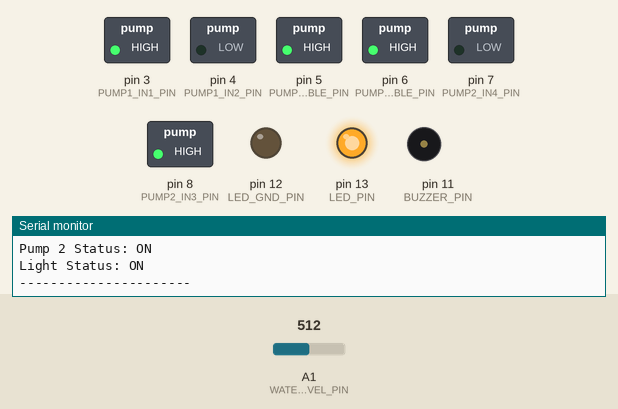
Bench run of a sketch on a simulated Arduino Uno, built with avr-gcc and run on an emulated ATmega328P. Shown: switched loads named in the sketch (green lamp = pin HIGH), output pins drawn as LEDs (lit = HIGH), buzzer (waves = sounding, pin HIGH), the last lines printed to the serial monitor. The inputs (shaded band) are chosen by the test bench; at power-on: A1 (WATER_LEVEL_PIN) = 512. The local clock reads 2024-03-15 10:24:30 at power-on unless the sketch sets it.

Above: at 3.0 s.
3.1 s: A1 (WATER_LEVEL_PIN) set to 130
5.9 s: A1 (WATER_LEVEL_PIN) set to 114
At 6.7 s:
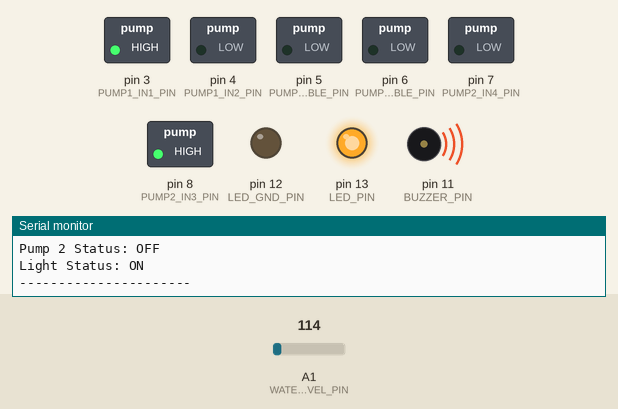
8.7 s: A1 (WATER_LEVEL_PIN) set to 122
At 11.9 s:
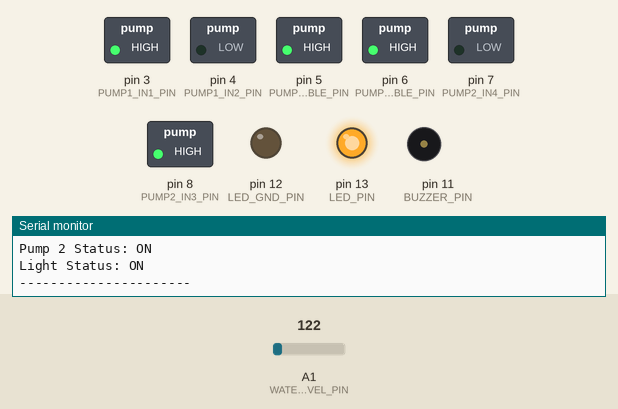
12.2 s: A1 (WATER_LEVEL_PIN) set to 10
At 14.1 s:
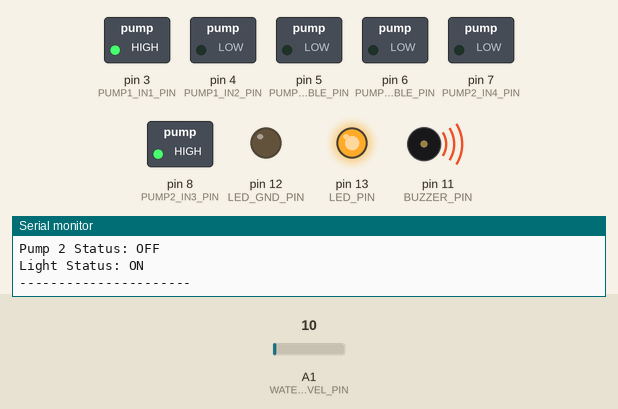
Timing chart, 0 to 15.6 s (numbered marks = the images above; inputs shaded):
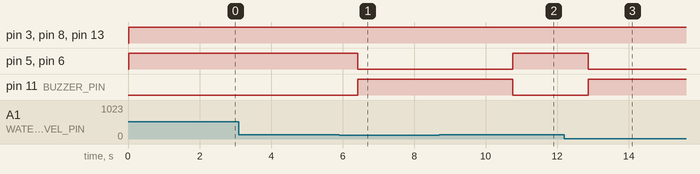

Measured:
- the behaviour switches between 120 and 119 on A1 (WATER_LEVEL_PIN) (found by bisection; images 0 and 1)
- after the input at 5.9 s, pin 5 (PUMP1_ENABLE_PIN), pin 6 (PUMP2_ENABLE_PIN): HIGH → LOW after 0.53 s; pin 11 (BUZZER_PIN): LOW → HIGH after 0.53 s
- after the input at 8.7 s, pin 5 (PUMP1_ENABLE_PIN), pin 6 (PUMP2_ENABLE_PIN): LOW → HIGH after 2.1 s; pin 11 (BUZZER_PIN): HIGH → LOW after 2.1 s
- after the input at 12.2 s, pin 5 (PUMP1_ENABLE_PIN), pin 6 (PUMP2_ENABLE_PIN): HIGH → LOW after 0.67 s; pin 11 (BUZZER_PIN): LOW → HIGH after 0.67 s

The sketch:

timer_aquaponics_water_alert.ino
```cpp
/*
  Aquaponics Automation System (V5.2 - Improved Status Reporting)

  This sketch controls an aquaponics setup with two pumps using an Arduino Uno.
  This version includes more reliable status tracking and reporting.

  Features:
  1. Water Level Sensing:
     - Uses an Analog Water Level Sensor to monitor the water level.
     - If the water level falls below a set threshold (20% full), it deactivates both pumps and sounds an alarm.
  2. Dual Pump Control:
     - An L293D Motor Driver module controls two 12V DC water pumps.
     - The pumps run continuously unless the water level is critically low.
  3. Automated Lighting:
     - Uses a DS3231 Real-Time Clock (RTC) module to track time.
     - An LED grow light is switched on at 8:00 AM and off at 4:00 PM (16:00).
  4. Alarm System:
     - A buzzer activates when the water level is too low.

  Hardware Required:
  - Arduino Uno
  - Analog Water Level Sensor
  - L293D Motor Driver Module
  - Two 12V DC Water Pumps
  - 12V Power Supply (for the L293D and pumps)
  - DS3231 RTC Module
  - Active or Passive Buzzer
  - LED (or a relay to control a larger grow light)
  - Jumper Wires
  - Breadboard

  Wiring Connections:
  - Analog Water Level Sensor:
    - S (Signal) -> A1 on Arduino
    - + (VCC)   -> 5V on Arduino
    - - (GND)   -> GND on Arduino
  - L293D Motor Driver Module:
    - VCC / Vmotor -> Positive (+) terminal of your 12V Power Supply
    - 5V / Vlogic  -> 5V on Arduino
    - GND          -> Negative (-) terminal of your 12V Power Supply AND a GND pin on Arduino (for common ground)
    - ENA (Enable A) -> Pin 5 (PWM Pin) on Arduino
    - IN1            -> Pin 3 on Arduino
    - IN2            -> Pin 4 on Arduino
    - ENB (Enable B) -> Pin 6 (PWM Pin) on Arduino
    - IN3            -> Pin 8 on Arduino
    - IN4            -> Pin 7 on Arduino
    - OUT1 & OUT2    -> Connect to your first 12V DC Water Pump
    - OUT3 & OUT4    -> Connect to your second 12V DC Water Pump
  - Buzzer:
    - Positive (+) -> Pin 11
    - Negative (-) -> GND on Arduino
  - LED:
    - Positive (long leg) -> Pin 13
    - Negative (short leg) -> Pin 12 (This pin is configured as a virtual GND)
  - RTC Module (DS3231):
    - VCC -> 5V on Arduino
    - GND -> GND on Arduino
    - SDA -> A4 (SDA) on Arduino
    - SCL -> A5 (SCL) on Arduino

  Libraries to Install:
  - "RTClib" by Adafruit. You can install this from the Arduino IDE Library Manager.
*/

// Include necessary libraries
#include <Wire.h>
#include "RTClib.h"

// Create an RTC object
RTC_DS3231 rtc;

// --- Pin Definitions ---
// Pump 1 (Motor A on L293D)
const int PUMP1_IN1_PIN = 3;  // L293D Motor Driver Input 1
const int PUMP1_IN2_PIN = 4;  // L293D Motor Driver Input 2
const int PUMP1_ENABLE_PIN = 5; // L293D Enable Pin for Motor A (must be PWM)

// Pump 2 (Motor B on L293D)
const int PUMP2_IN3_PIN = 8;  // L293D Motor Driver Input 3
const int PUMP2_IN4_PIN = 7;  // L293D Motor Driver Input 4
const int PUMP2_ENABLE_PIN = 6; // L293D Enable Pin for Motor B (must be PWM)

// Other Components
const int BUZZER_PIN = 11;     // Pin connected to the buzzer
const int LED_PIN = 13;        // Pin connected to the LED grow light (provides power)
const int LED_GND_PIN = 12;   // Digital pin used as ground for the LED
const int WATER_LEVEL_PIN = A1; // Analog pin for the water level sensor

// --- System Configuration ---
// Water Level Sensor Calibration
const int SENSOR_DRY_VALUE = 0;    // Raw analog reading when sensor is dry
const int SENSOR_WET_VALUE = 600;  // Raw analog reading when sensor is at max water level
const int LOW_WATER_THRESHOLD_PERCENT = 20; // Alert when water is below 20%

// --- Global State Variables for Accurate Reporting ---
int waterLevelPercent;
int rawWaterLevel;
bool pump1_is_on = false;
bool pump2_is_on = false;
bool light_is_on = false;

void setup() {
  // Start serial communication for debugging purposes
  Serial.begin(9600);
  Serial.println("Aquaponics Control System Initializing...");

  // Initialize the RTC module
  if (!rtc.begin()) {
    Serial.println("Couldn't find RTC! Check wiring.");
    while (1); // Halt the program if RTC is not found
  }

  // NOTE: The time should be set using a separate sketch.

  // Set pin modes
  pinMode(PUMP1_IN1_PIN, OUTPUT);
  pinMode(PUMP1_IN2_PIN, OUTPUT);
  pinMode(PUMP1_ENABLE_PIN, OUTPUT);
  pinMode(PUMP2_IN3_PIN, OUTPUT);
  pinMode(PUMP2_IN4_PIN, OUTPUT);
  pinMode(PUMP2_ENABLE_PIN, OUTPUT);
  pinMode(BUZZER_PIN, OUTPUT);
  pinMode(LED_PIN, OUTPUT);
  pinMode(LED_GND_PIN, OUTPUT); // Set pin 12 as an output

  // Set initial states
  digitalWrite(BUZZER_PIN, LOW);    // Buzzer off
  digitalWrite(LED_PIN, LOW);       // LED off
  digitalWrite(LED_GND_PIN, LOW);   // Set pin 12 to LOW to act as ground

  // Stop both pumps initially
  analogWrite(PUMP1_ENABLE_PIN, 0); // Disable motor 1 output
  analogWrite(PUMP2_ENABLE_PIN, 0); // Disable motor 2 output

  Serial.println("Initialization complete. System is running.");
}

void loop() {
  // --- Main Tasks ---
  readWaterLevel();
  controlPumpsAndBuzzer();
  controlLighting();
  printStatus();
  delay(2000);
}

// --- Function to read water level from the analog sensor ---
void readWaterLevel() {
  rawWaterLevel = analogRead(WATER_LEVEL_PIN);
  waterLevelPercent = map(rawWaterLevel, SENSOR_DRY_VALUE, SENSOR_WET_VALUE, 0, 100);
  waterLevelPercent = constrain(waterLevelPercent, 0, 100);
}

// --- Function to control the pumps and buzzer ---
void controlPumpsAndBuzzer() {
  if (waterLevelPercent < LOW_WATER_THRESHOLD_PERCENT) {
    // Water level is LOW
    Serial.println("ALERT: Water level is low! Turning off pumps.");

    // Turn both pumps OFF by disabling their channels
    analogWrite(PUMP1_ENABLE_PIN, 0);
    analogWrite(PUMP2_ENABLE_PIN, 0);
    pump1_is_on = false;
    pump2_is_on = false;

    // Turn the buzzer ON
    digitalWrite(BUZZER_PIN, HIGH);

  } else {
    // Water level is OK

    // Set pump 1 direction to forward and turn ON at full speed
    digitalWrite(PUMP1_IN1_PIN, HIGH);
    digitalWrite(PUMP1_IN2_PIN, LOW);
    analogWrite(PUMP1_ENABLE_PIN, 255);
    pump1_is_on = true;

    // Set pump 2 direction to forward and turn ON at full speed
    digitalWrite(PUMP2_IN3_PIN, HIGH);
    digitalWrite(PUMP2_IN4_PIN, LOW);
    analogWrite(PUMP2_ENABLE_PIN, 255);
    pump2_is_on = true;

    // Turn the buzzer OFF
    digitalWrite(BUZZER_PIN, LOW);
  }
}

// --- Function to control the lighting schedule (Daytime 8AM - 4PM) ---
void controlLighting() {
  DateTime now = rtc.now();

  // Define on/off times in minutes from midnight for daytime schedule
  const int lightOnTimeMinutes = 8 * 60;   // 8:00 AM = 480 minutes
  const int lightOffTimeMinutes = 16 * 60; // 4:00 PM = 960 minutes

  int currentTimeMinutes = now.hour() * 60 + now.minute();

  // Logic for daytime lighting: ON if it's after 8 AM AND before 4 PM
  if (currentTimeMinutes >= lightOnTimeMinutes && currentTimeMinutes < lightOffTimeMinutes) {
    digitalWrite(LED_PIN, HIGH);
    light_is_on = true;
  } else {
    digitalWrite(LED_PIN, LOW);
    light_is_on = false;
  }
}


// --- Function to print system status to Serial Monitor (IMPROVED) ---
void printStatus() {
  DateTime now = rtc.now();

  Serial.print("----------------------\n");
  Serial.print("Time: ");
  Serial.print(now.year(), DEC); Serial.print('/');
  Serial.print(now.month(), DEC); Serial.print('/');
  Serial.print(now.day(), DEC); Serial.print(" ");
  Serial.print(now.hour(), DEC); Serial.print(':');
  if(now.minute() < 10) Serial.print('0');
  Serial.print(now.minute(), DEC);
  Serial.print(':');
  if(now.second() < 10) Serial.print('0');
  Serial.print(now.second(), DEC);
  Serial.println();

  Serial.print("Raw Water Sensor: ");
  Serial.print(rawWaterLevel);
  Serial.print(" | Water Level: ");
  Serial.print(waterLevelPercent);
  Serial.println("%");

  Serial.print("Pump 1 Status: ");
  Serial.println(pump1_is_on ? "ON" : "OFF");

  Serial.print("Pump 2 Status: ");
  Serial.println(pump2_is_on ? "ON" : "OFF");

  Serial.print("Light Status: ");
  Serial.println(light_is_on ? "ON" : "OFF");
  Serial.print("----------------------\n\n");
}
```
